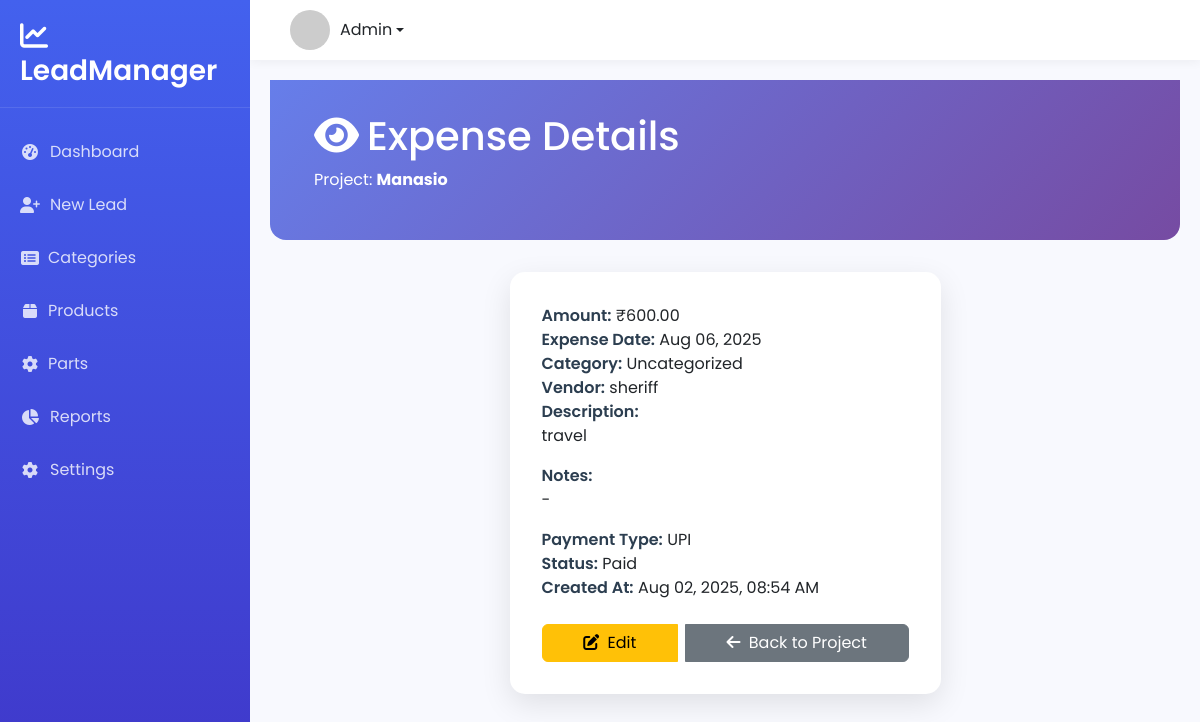
The app's page /expenses/view/2/ (signed in) with its own data.
### leads/models.py (models this page shows, shortened)
class Expense(models.Model):
    PAYMENT_TYPES = [
        ('UPI', 'UPI'),
        ('Net Banking', 'Net Banking'),
        ('Cash', 'Cash'),
        ('Credit Card', 'Credit Card'),
        ('Debit Card', 'Debit Card'),
        ('Cheque', 'Cheque'),
    ]
    STATUS_CHOICES = [
        ('pending', 'Pending'),
        ('paid', 'Paid'),
        ('cancelled', 'Cancelled'),
    ]
    project = models.ForeignKey(Project, on_delete=models.CASCADE, related_name='expenses')
    expense_number = models.CharField(max_length=20, unique=True)
    amount = models.DecimalField(max_digits=10, decimal_places=2)
    expense_date = models.DateField()
    category = models.ForeignKey(ExpenseCategory, on_delete=models.SET_NULL, null=True, blank=True)
    vendor = models.CharField(max_length=200, blank=True)
    description = models.TextField()
    notes = models.TextField(blank=True)
    payment_type = models.CharField(max_length=20, choices=PAYMENT_TYPES, default='UPI')
    status = models.CharField(max_length=20, choices=STATUS_CHOICES, default='pending')
    is_paid = models.BooleanField(default=False)
    created_by = models.ForeignKey(User, on_delete=models.CASCADE)
    created_at = models.DateTimeField(auto_now_add=True)
    updated_at = models.DateTimeField(auto_now=True)
    class Meta:
        ordering = ['-expense_date', '-created_at']

class Project(models.Model):
    project_id = models.CharField(
        max_length=50,
        unique=True,
        validators=[MinLengthValidator(3)],
        help_text="Enter a unique identifier for this project (e.g., PRJ-001, WEBSITE-2025)"
    )
    project_name = models.CharField(
        max_length=200,
        validators=[MinLengthValidator(3)],
        help_text="Enter a descriptive name for your project"
    )
    started_date = models.DateField(
        default=timezone.now,
        help_text="Select the project start date"
    )
    created_by = models.ForeignKey(User, on_delete=models.CASCADE, related_name='projects')
    created_at = models.DateTimeField(auto_now_add=True)
    updated_at = models.DateTimeField(auto_now=True)
    is_active = models.BooleanField(default=True, help_text="Is this project currently active?")
    class Meta:
        ordering = ['-started_date']
        verbose_name = "Project"
        verbose_name_plural = "Projects"

### leads/views.py (the view)
# urls.py: path('expenses/view/<int:expense_id>/', views.view_expense, name='view_expense'),
@login_required
def view_expense(request, expense_id):
    expense = get_object_or_404(Expense, id=expense_id, created_by=request.user)
    context = {
        'expense': expense,
        'project': expense.project
    }
    return render(request, 'expenses/view_expense.html', context)

### leads/templates/expenses/view_expense.html (shortened to what this page needs)
{% extends "base.html" %}
{% block content %}
<div class="page-header">
  <div class="container-fluid">
    <h1><i class="fas fa-eye me-2"></i>Expense Details</h1>
    <p>Project: <strong>{{ expense.project.project_name }}</strong></p>
  </div>
</div>
<div class="container-fluid">
  <div class="row justify-content-center">
    <div class="col-lg-6 col-md-8">
      <div class="card">
        <div><span class="label">Amount:</span> <span class="value">₹{{ expense.amount }}</span></div>
        <div><span class="label">Expense Date:</span> <span class="value">{{ expense.expense_date|date:"M d, Y" }}</span></div>
        <div><span class="label">Category:</span>
            <span class="value">
              {% if expense.category %}
                {{ expense.category.name }}
              {% else %}
                Uncategorized
              {% endif %}
            </span>
        </div>
        <div><span class="label">Vendor:</span> <span class="value">{{ expense.vendor|default:"-" }}</span></div>
        <div><span class="label">Description:</span> <p class="value">{{ expense.description }}</p></div>
        <div><span class="label">Notes:</span> <p class="value">{{ expense.notes|default:"-" }}</p></div>
        <div><span class="label">Payment Type:</span> <span class="value">{{ expense.get_payment_type_display }}</span></div>
        <div><span class="label">Status:</span> <span class="value text-capitalize">{{ expense.status }}</span></div>
        <div><span class="label">Created At:</span> <span class="value">{{ expense.created_at|date:"M d, Y, H:i A" }}</span></div>
        <div class="btn-group d-flex gap-2">
          <a href="{% url 'edit_expense' expense.id %}" class="btn btn-warning flex-fill">
            <i class="fas fa-edit me-1"></i> Edit
          </a>
          <a href="{% url 'project_detail' expense.project.id %}" class="btn btn-secondary flex-fill">
            <i class="fas fa-arrow-left me-1"></i> Back to Project
          </a>
        </div>
      </div>
    </div>
  </div>
</div>
{% endblock %}

### leads/templates/base.html (style rules this page uses)
:root { --primary-color: #4361ee; --secondary-color: #3f37c9; --accent-color: #4895ef; --light-color: #f8f9fa; --dark-color: #212529; --sidebar-width: 250px; --header-height: 60px; }
body { font-family: 'Poppins', sans-serif; background-color: #f5f7fa; color: #4a4a4a; min-height: 100vh; display: flex; flex-direction: column; }
.card { border: none; border-radius: 10px; box-shadow: 0 4px 20px rgba(0, 0, 0, 0.05); margin-bottom: 20px; transition: all 0.3s; }

### leads/templates/expenses/view_expense.html (style rules this page uses)
body { background-color: #f8f9fe; }
.page-header { background: linear-gradient(135deg, #667eea 0%, #764ba2 100%); color: white; padding: 2rem; margin-bottom: 2rem; border-radius: 0 0 1rem 1rem; }
.card { background: white; border-radius: 15px; box-shadow: 0 10px 30px rgba(0,0,0,0.1); padding: 2rem; }
.label { font-weight: 600; color: #2c3e50; }
.value { margin-bottom: 1rem; }
.btn-group { margin-top: 1.5rem; }

### records on screen
Expense: project.project_name "Manasio", amount "600.00", expense_date "Aug 06, 2025", vendor "sheriff", description "travel", notes "-", payment_type "UPI", status "Paid", created_at "Aug 02, 2025, 08:54 AM"
